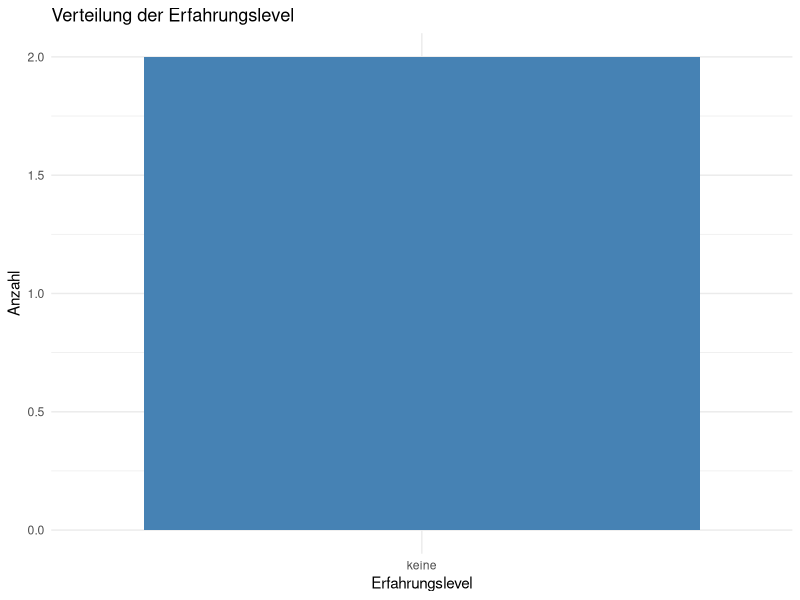
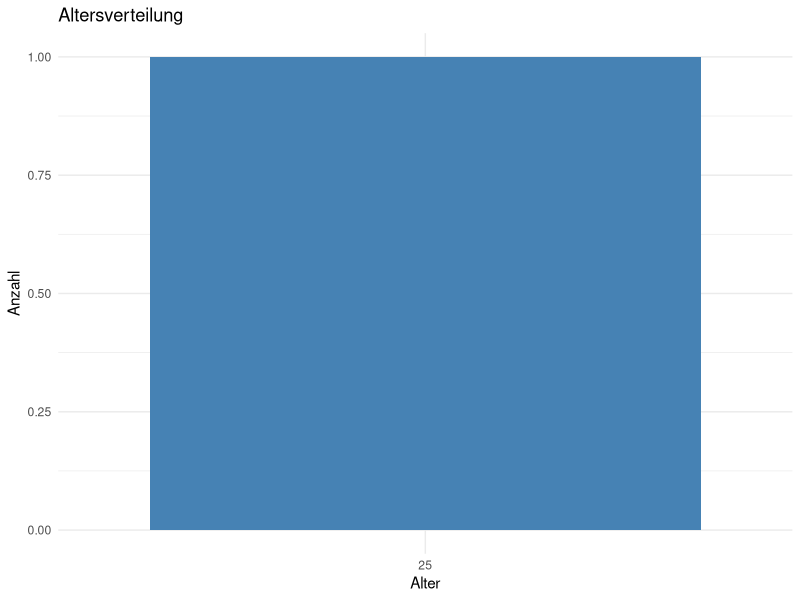
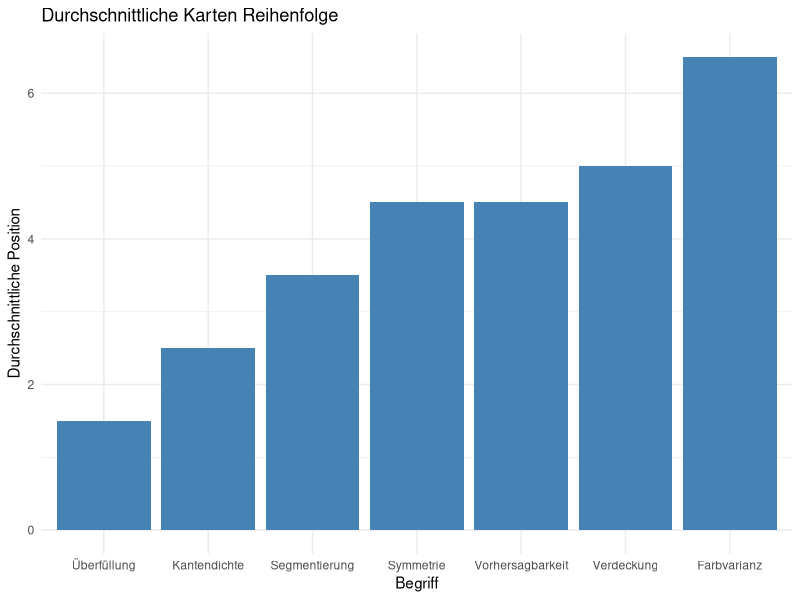
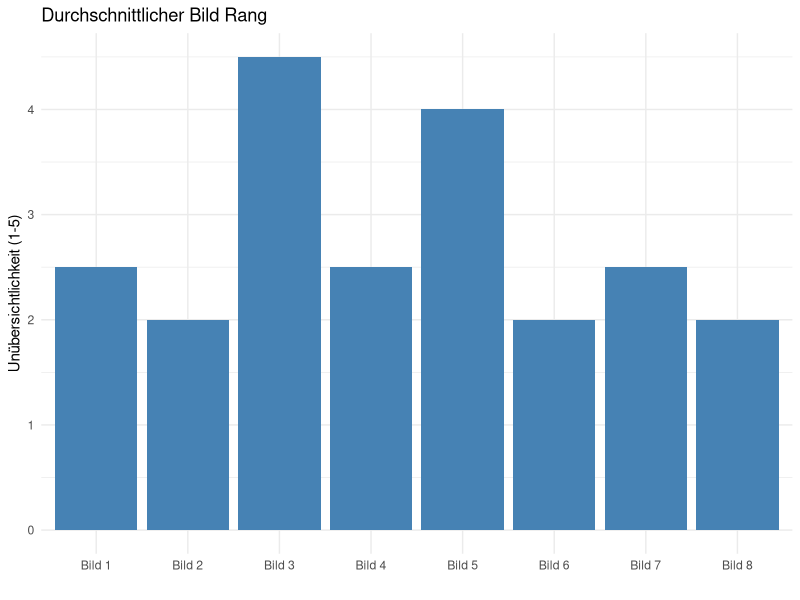

Here is the R script that generated these plots, in order:
## ---- chunk 1
#| label: fig-exp
#| echo: false
#| warning: false
#| fig-cap: Erfahrungslevel

library(ggplot2)
exp_lvls <- c(0,0)
# Namen der Levels
exp_names <- c(
  "keine",
  "wenig",
  "mäßig",
  "umfangreiche"
)

# Zahlen in Text umwandeln
experience <- exp_names[exp_lvls + 1]

# Dataframe
exp_data <- data.frame(
  Person = 1:length(experience),
  Erfahrung = experience
)

# Plot
ggplot(exp_data, aes(x = Erfahrung)) +
  geom_bar(fill = "steelblue") +
  labs(
    title = "Verteilung der Erfahrungslevel",
    x = "Erfahrungslevel",
    y = "Anzahl"
  ) +
  theme_minimal()
## ---- chunk 2
#| label: fig-age
#| echo: false
#| warning: false
#| fig-cap: Altersverteilung

library(ggplot2)

ages <- c(25)

# Dataframe erstellen
age_data <- data.frame(
  age = ages
)

# Plot
ggplot(age_data, aes(x = factor(age))) +
  geom_bar(fill = "steelblue") +
  labs(
    title = "Altersverteilung",
    x = "Alter",
    y = "Anzahl"
  ) +
  theme_minimal()
## ---- chunk 3
#| label: fig-card-Sort
#| echo: false
#| warning: false
#| fig-cap: Durchschnittliche Karten Reihenfolge

library(ggplot2)
library(tidyverse)

order1 <- c(6,4,7,1,5,3,2)
order2 <- c(3,5,6,4,2,7,1)

cards <- c("Symmetrie","Vorhersagbarkeit","Farbvarianz","Kantendichte","Segmentierung","Verdeckung","Überfüllung")

card_data <- data.frame(
  card = cards,
  order1 = order1,
  order2 = order2
)

# Durchschnitt berechnen
card_data <- card_data %>%
  mutate(avg_order = rowMeans(across(starts_with("order"))))

# Plot
ggplot(card_data, aes(x = reorder(card, avg_order), y = avg_order)) +
  geom_col(fill = "steelblue") +
  labs(
    title = "Durchschnittliche Karten Reihenfolge",
    x = "Begriff",
    y = "Durchschnittliche Position"
  ) +
  theme_minimal()
## ---- chunk 4
#| label: fig-pic-ranks
#| echo: false
#| warning: false
#| fig-cap: Bild Unübersichtlichkeit

library(ggplot2)
library(tidyverse)

ranks1 <- c(3,1,5,1,3,1,4,2)
ranks2 <- c(2,3,4,4,5,3,1,2)

pics <- c("Bild 1","Bild 2","Bild 3","Bild 4","Bild 5","Bild 6","Bild 7","Bild 8")

rank_data <- data.frame(
  pic = pics,
  ranks1 = ranks1,
  ranks2 = ranks2
)

# Durchschnitt berechnen
rank_data <- rank_data %>%
  mutate(avg_rank = rowMeans(across(starts_with("ranks"))))

# Plot
ggplot(rank_data, aes(x = pic, y = avg_rank)) +
  geom_col(fill = "steelblue") +
  labs(
    title = "Durchschnittlicher Bild Rang",
    x = " ",
    y = "Unübersichtlichkeit (1-5)"
  ) +
  theme_minimal()
